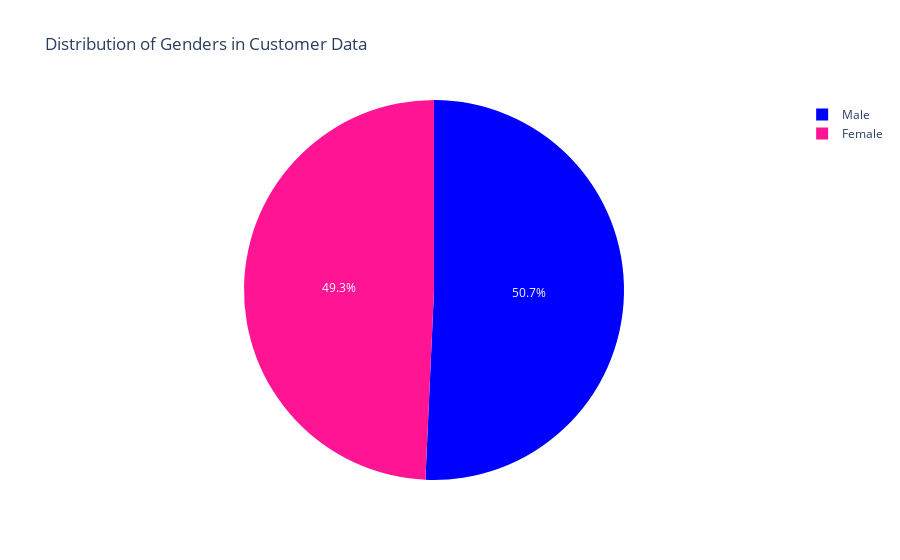

The notebook cell this image was saved under:
### Code cell
gender_count = customer_profit_df["Gender"].value_counts().reset_index()
gender_count.columns = ['Gender', 'Count']


px.pie(gender_count,
    names="Gender",
    values="Count",
    title='Distribution of Genders in Customer Data',
    color="Gender",
    color_discrete_map={'Male': 'blue', 'Female': '#FF1493'}
)

### Figure 1 — Plotly figure (JSON) as saved in the notebook; plotly's stock layout.template omitted (floating-point values rounded to 4 significant figures)
{"data": [{"customdata": [["Male"], ["Female"]], "domain": {"x": [0, 1], "y": [0, 1]}, "hovertemplate": "Gender=%{customdata[0]}<br>Count=%{value}<extra></extra>", "labels": ["Male", "Female"], "legendgroup": "", "marker": {"colors": ["blue", "#FF1493"]}, "name": "", "showlegend": true, "type": "pie", "values": [6029, 5858]}], "layout": {"legend": {"tracegroupgap": 0}, "title": {"text": "Distribution of Genders in Customer Data"}}}
